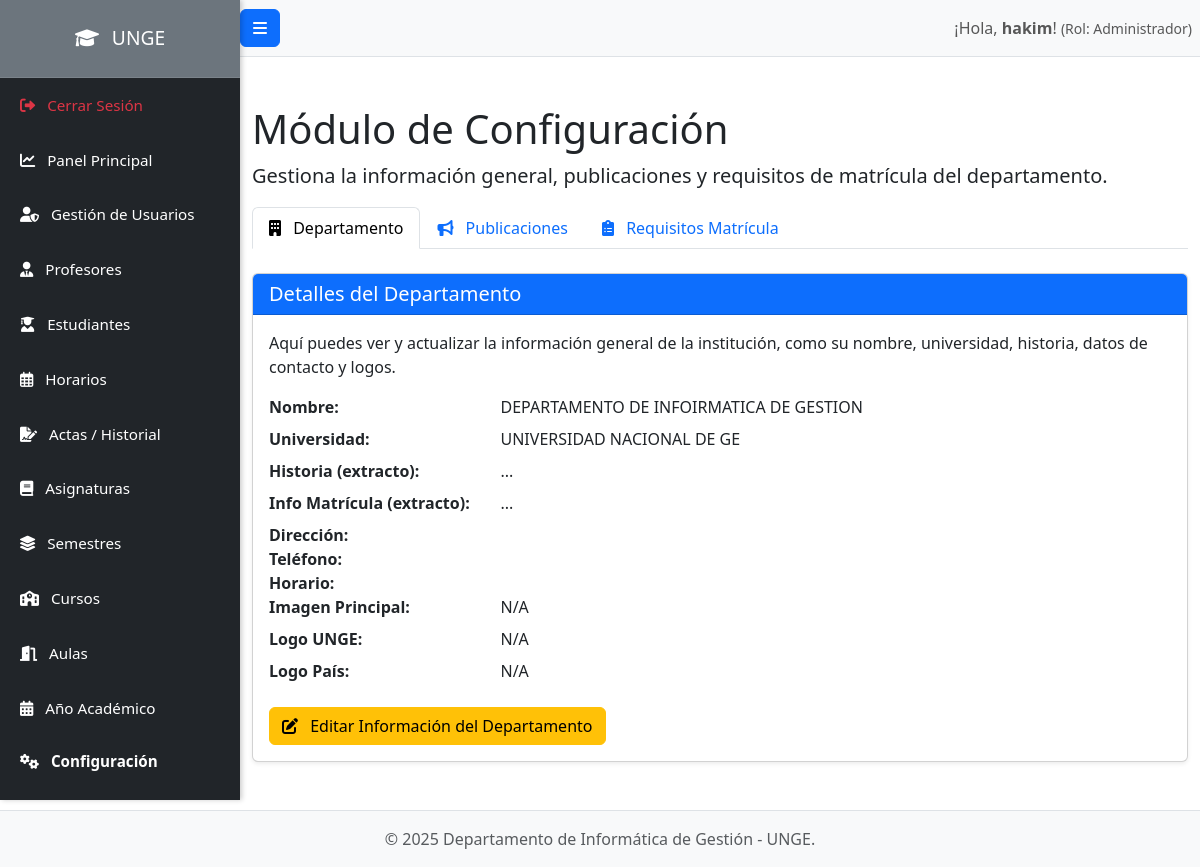
Before: /admin/configuracion.php (signed in) with the older database file.
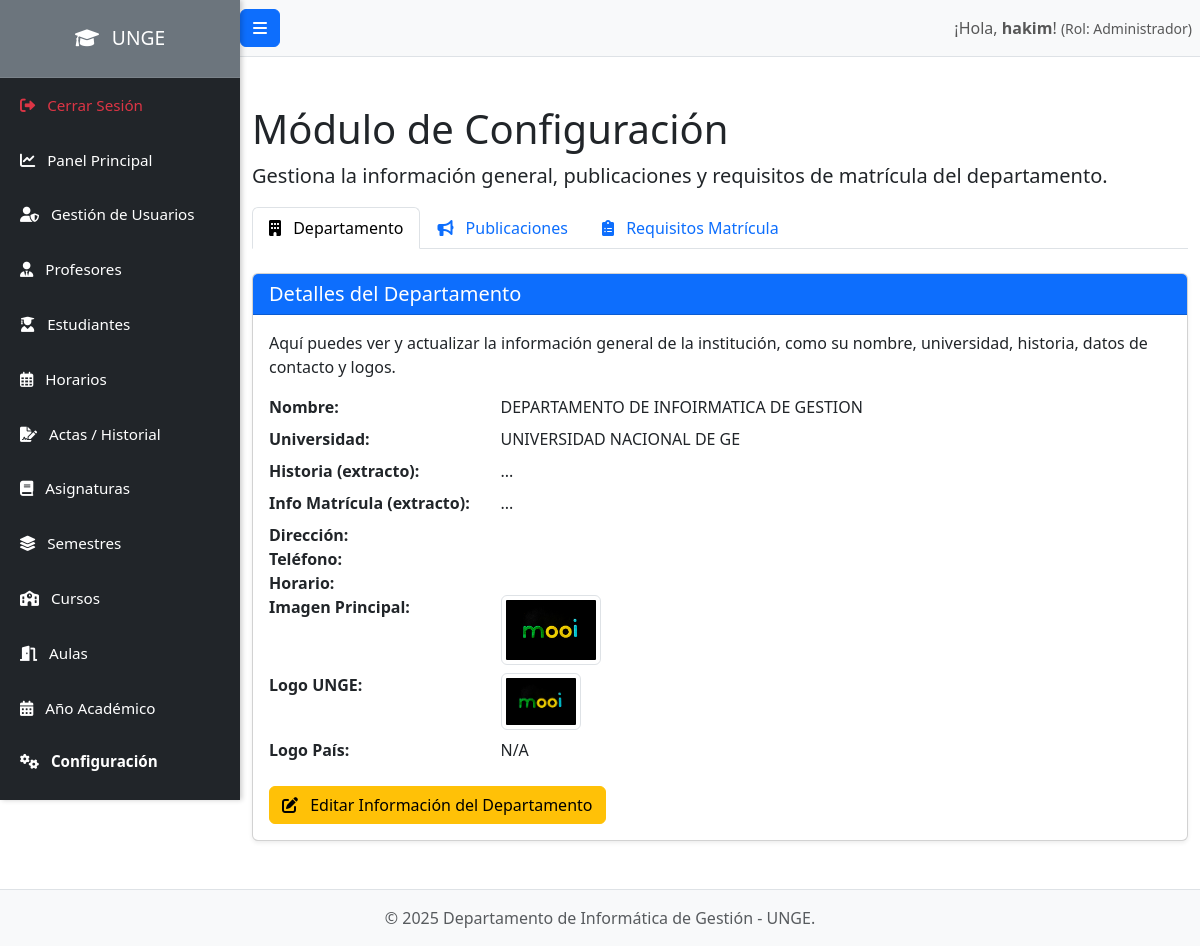
After: the same page with the newer database file.
### tables this page shows
CREATE TABLE `departamento` (
  `id_departamento` int(11) NOT NULL,
  `nombre` varchar(100) NOT NULL,
  `universidad` varchar(100) NOT NULL,
  `historia` text DEFAULT NULL,
  `imagen` text DEFAULT NULL,
  `logo_unge` text DEFAULT NULL,
  `logo_pais` text DEFAULT NULL,
  `info_matricula` text DEFAULT NULL,
  `direccion` varchar(200) DEFAULT NULL,
  `telefono` varchar(30) DEFAULT NULL,
  `horario` varchar(30) DEFAULT NULL
);

### admin/configuracion.php (the view, shortened to what this page needs)
<?php
require_once '../config/database.php';
$active_tab = 'departamento';
$departamento_data = [];
try {
    $stmt = $pdo->query("SELECT * FROM departamento LIMIT 1");
    $departamento_data = $stmt->fetch(PDO::FETCH_ASSOC);
} catch (PDOException $e) {
    set_flash_message('danger', 'Error al cargar la configuración del departamento: ' . $e->getMessage());
    error_log("PDOException al cargar departamento: " . $e->getMessage());
}
?>
<?php include '../includes/header.php'; ?>
            <h1 class="mt-4">Módulo de Configuración</h1>
            <p class="lead">Gestiona la información general, publicaciones y requisitos de matrícula del departamento.</p>
            <ul class="nav nav-tabs mb-4" id="configTabs" role="tablist">
                <li class="nav-item" role="presentation">
                    <button class="nav-link <?php echo ($active_tab == 'departamento') ? 'active' : ''; ?>" id="departamento-tab" data-bs-toggle="tab" data-bs-target="#departamento" type="button" role="tab" aria-controls="departamento" aria-selected="<?php echo ($active_tab == 'departamento') ? 'true' : 'false'; ?>">
                        <i class="fas fa-building me-2"></i> Departamento
                    </button>
                </li>
                <li class="nav-item" role="presentation">
                    <button class="nav-link <?php echo ($active_tab == 'publicaciones') ? 'active' : ''; ?>" id="publicaciones-tab" data-bs-toggle="tab" data-bs-target="#publicaciones" type="button" role="tab" aria-controls="publicaciones" aria-selected="<?php echo ($active_tab == 'publicaciones') ? 'true' : 'false'; ?>">
                        <i class="fas fa-bullhorn me-2"></i> Publicaciones
                    </button>
                </li>
                <li class="nav-item" role="presentation">
                    <button class="nav-link <?php echo ($active_tab == 'requisitos') ? 'active' : ''; ?>" id="requisitos-tab" data-bs-toggle="tab" data-bs-target="#requisitos" type="button" role="tab" aria-controls="requisitos" aria-selected="<?php echo ($active_tab == 'requisitos') ? 'true' : 'false'; ?>">
                        <i class="fas fa-clipboard-list me-2"></i> Requisitos Matrícula
                    </button>
                </li>
            </ul>
            <div class="tab-content" id="configTabsContent">
                <div class="tab-pane fade <?php echo ($active_tab == 'departamento') ? 'show active' : ''; ?>" id="departamento" role="tabpanel" aria-labelledby="departamento-tab">
                    <div class="card shadow-sm mb-4">
                        <div class="card-header bg-primary text-white">
                            <h5 class="mb-0">Detalles del Departamento</h5>
                        </div>
                        <div class="card-body">
                            <p>Aquí puedes ver y actualizar la información general de la institución, como su nombre, universidad, historia, datos de contacto y logos.</p>
                            <dl class="row">
                                <dt class="col-sm-3">Nombre:</dt><dd class="col-sm-9"><?php echo htmlspecialchars($departamento_data['nombre'] ?? 'N/A'); ?></dd>
                                <dt class="col-sm-3">Universidad:</dt><dd class="col-sm-9"><?php echo htmlspecialchars($departamento_data['universidad'] ?? 'N/A'); ?></dd>
                                <dt class="col-sm-3">Historia (extracto):</dt><dd class="col-sm-9"><?php echo htmlspecialchars(substr($departamento_data['historia'] ?? 'N/A', 0, 150)) . '...'; ?></dd>
                                <dt class="col-sm-3">Info Matrícula (extracto):</dt><dd class="col-sm-9"><?php echo htmlspecialchars(substr($departamento_data['info_matricula'] ?? 'N/A', 0, 150)) . '...'; ?></dd>
                                <dt class="col-sm-3">Dirección:</dt><dd class="col-sm-9"><?php echo htmlspecialchars($departamento_data['direccion'] ?? 'N/A'); ?></dd>
                                <dt class="col-sm-3">Teléfono:</dt><dd class="col-sm-9"><?php echo htmlspecialchars($departamento_data['telefono'] ?? 'N/A'); ?></dd>
                                <dt class="col-sm-3">Horario:</dt><dd class="col-sm-9"><?php echo htmlspecialchars($departamento_data['horario'] ?? 'N/A'); ?></dd>
                                <dt class="col-sm-3">Imagen Principal:</dt><dd class="col-sm-9"><?php echo !empty($departamento_data['imagen']) ? '<img src="../' . htmlspecialchars($departamento_data['imagen']) . '" class="img-thumbnail" style="max-width: 100px;">' : 'N/A'; ?></dd>
                                <dt class="col-sm-3">Logo UNGE:</dt><dd class="col-sm-9"><?php echo !empty($departamento_data['logo_unge']) ? '<img src="../' . htmlspecialchars($departamento_data['logo_unge']) . '" class="img-thumbnail" style="max-width: 80px;">' : 'N/A'; ?></dd>
                                <dt class="col-sm-3">Logo País:</dt><dd class="col-sm-9"><?php echo !empty($departamento_data['logo_pais']) ? '<img src="../' . htmlspecialchars($departamento_data['logo_pais']) . '" class="img-thumbnail" style="max-width: 80px;">' : 'N/A'; ?></dd>
                            </dl>
                            <button type="button" class="btn btn-warning" data-bs-toggle="modal" data-bs-target="#departamentoModal" id="editDepartamentoBtn"
                                data-nombre="<?php echo htmlspecialchars($departamento_data['nombre']); ?>"
                                data-universidad="<?php echo htmlspecialchars($departamento_data['universidad']); ?>"
                                data-historia="<?php echo htmlspecialchars($departamento_data['historia']); ?>"
                                data-info_matricula="<?php echo htmlspecialchars($departamento_data['info_matricula']); ?>"
                                data-direccion="<?php echo htmlspecialchars($departamento_data['direccion']); ?>"
                                data-telefono="<?php echo htmlspecialchars($departamento_data['telefono']); ?>"
                                data-horario="<?php echo htmlspecialchars($departamento_data['horario']); ?>"
                                data-imagen="<?php echo htmlspecialchars($departamento_data['imagen']); ?>"
                                data-logo_unge="<?php echo htmlspecialchars($departamento_data['logo_unge']); ?>"
                                data-logo_pais="<?php echo htmlspecialchars($departamento_data['logo_pais']); ?>">
                                <i class="fas fa-edit me-2"></i> Editar Información del Departamento
                            </button>
                        </div>
                    </div>
                </div>
            </div>
<?php include '../includes/footer.php'; ?>

### includes/header.php (shortened to what this page needs)
<!DOCTYPE html>
<html lang="es">
<head>
    <link rel="stylesheet" href="https://cdnjs.cloudflare.com/ajax/libs/font-awesome/6.0.0-beta3/css/all.min.css">
    <link href="../public/css/style.css" rel="stylesheet">
<link href="https://cdn.jsdelivr.net/npm/bootstrap@5.3.3/dist/css/bootstrap.min.css" rel="stylesheet">
<link href="https://cdn.jsdelivr.net/npm/bootstrap-icons@1.11.3/font/bootstrap-icons.css" rel="stylesheet">
</head>
<body>
    <div class="d-flex" id="wrapper">
        <div class="bg-dark border-right" id="sidebar-wrapper">
            <div class="sidebar-heading text-white bg-secondary py-4">
                <i class="fas fa-graduation-cap me-2"></i> UNGE
            </div>
            <div class="list-group list-group-flush">
                <?php
                $current_page = basename($_SERVER['PHP_SELF']);
                $current_folder = basename(dirname($_SERVER['PHP_SELF']));
                ?>
<a href="#" class="list-group-item list-group-item-action bg-dark text-danger" data-bs-toggle="modal" data-bs-target="#logoutConfirmModal">
    <i class="fas fa-sign-out-alt me-2"></i> Cerrar Sesión
</a>
                <?php if (isset($_SESSION['user_role'])): ?>
                    <?php if ($_SESSION['user_role'] === 'Administrador'): ?>
                        <a href="../admin/index.php" class="list-group-item list-group-item-action bg-dark text-white <?= ($current_page == 'index.php' && $current_folder == 'admin') ? 'active' : ''; ?>">
    <i class="fas fa-chart-line me-2"></i> Panel Principal
</a>
<a href="../admin/usuarios.php" class="list-group-item list-group-item-action bg-dark text-white <?= ($current_page == 'usuarios.php') ? 'active' : ''; ?>">
    <i class="fas fa-user-shield me-2"></i> Gestión de Usuarios
</a>
<a href="../admin/profesores.php" class="list-group-item list-group-item-action bg-dark text-white <?= ($current_page == 'profesores.php') ? 'active' : ''; ?>">
    <i class="fas fa-user-tie me-2"></i> Profesores
</a>
<a href="../admin/estudiantes.php" class="list-group-item list-group-item-action bg-dark text-white <?= ($current_page == 'estudiantes.php') ? 'active' : ''; ?>">
    <i class="fas fa-user-graduate me-2"></i> Estudiantes
</a>
<a href="../admin/horarios.php" class="list-group-item list-group-item-action bg-dark text-white <?= ($current_page == 'horarios.php') ? 'active' : ''; ?>">
    <i class="far fa-calendar-alt me-2"></i> Horarios
</a>
<a href="../admin/actas.php" class="list-group-item list-group-item-action bg-dark text-white <?= ($current_page == 'actas.php') ? 'active' : ''; ?>">
    <i class="fas fa-file-signature me-2"></i> Actas / Historial
</a>
<a href="../admin/asignaturas.php" class="list-group-item list-group-item-action bg-dark text-white <?= ($current_page == 'asignaturas.php') ? 'active' : ''; ?>">
    <i class="fas fa-book me-2"></i> Asignaturas
</a>
<a href="../admin/semestres.php" class="list-group-item list-group-item-action bg-dark text-white <?= ($current_page == 'semestres.php') ? 'active' : ''; ?>">
    <i class="fas fa-layer-group me-2"></i> Semestres
</a>
<a href="../admin/cursos.php" class="list-group-item list-group-item-action bg-dark text-white <?= ($current_page == 'cursos.php') ? 'active' : ''; ?>">
    <i class="fas fa-school me-2"></i> Cursos
</a>
<a href="../admin/aulas.php" class="list-group-item list-group-item-action bg-dark text-white <?= ($current_page == 'aulas.php') ? 'active' : ''; ?>">
    <i class="fas fa-door-open me-2"></i> Aulas
</a>
<a href="../admin/anios_academicos.php" class="list-group-item list-group-item-action bg-dark text-white <?= ($current_page == 'anios_academicos.php') ? 'active' : ''; ?>">
    <i class="fas fa-calendar-alt me-2"></i> Año Académico
</a>
<a href="../admin/configuracion.php" class="list-group-item list-group-item-action bg-dark text-white <?= ($current_page == 'configuracion.php') ? 'active' : ''; ?>">
    <i class="fas fa-cogs me-2"></i> Configuración
</a>
                    <?php endif; ?>
                <?php endif; ?>
            </div>
        </div>
        <div id="page-content-wrapper">
            <nav class="navbar navbar-expand-lg navbar-light bg-light border-bottom">
                <button class="btn btn-primary" id="menu-toggle"><i class="fas fa-bars"></i></button>
                <div class="collapse navbar-collapse" id="navbarSupportedContent">
                    <ul class="navbar-nav ms-auto mt-2 mt-lg-0">
                        <li class="nav-item active">
                            <span class="nav-link">
                                ¡Hola, <strong><?php echo htmlspecialchars($_SESSION['username'] ?? 'Invitado'); ?></strong>!
                                <small>(Rol: <?php echo htmlspecialchars($_SESSION['user_role'] ?? 'N/A'); ?>)</small>
                            </span>
                        </li>
                    </ul>
                </div>
            </nav>
            <div class="container-fluid py-4">

### includes/footer.php (shortened to what this page needs)
</div>
</div>
</div>
<footer class="footer mt-auto py-3 bg-light border-top">
    <div class="container text-center">
        <span class="text-muted">© <?php echo date('Y'); ?> Departamento de Informática de Gestión - UNGE.</span>
    </div>
</footer>
</body>
</html>

### public/css/style.css (style rules this page uses)
body { overflow-x: hidden; }
#wrapper { display: flex; }
#sidebar-wrapper { min-height: 100vh; margin-left: -15rem; transition: margin .25s ease-out; width: 15rem; position: fixed; z-index: 1000; top: 0; left: 0; box-shadow: 2px 0 5px rgba(0,0,0,0.2); }
#sidebar-wrapper .sidebar-heading { padding: 0.875rem 1.25rem; font-size: 1.2rem; color: #fff; text-align: center; border-bottom: 1px solid rgba(255, 255, 255, 0.1); }
#sidebar-wrapper .list-group { width: 15rem; }
#sidebar-wrapper .list-group-item { border: none; padding: 1rem 1.25rem; font-size: 0.95rem; color: #f8f9fa; }
#sidebar-wrapper .list-group-item.active { background-color: #007bff; color: #fff; font-weight: bold; border-radius: 0; }
#sidebar-wrapper .list-group-item.active i { color: #fff; }
#page-content-wrapper { min-width: 100vw; margin-left: 0; padding-left: 15rem; transition: margin .25s ease-out, padding-left .25s ease-out; }
@media (min-width: 768px) { #sidebar-wrapper { margin-left: 0; } }
@media (min-width: 768px) { #page-content-wrapper { min-width: 0; width: 100%; padding-left: 15rem; } }
body { display: flex; flex-direction: column; min-height: 100vh; }
.footer { position: relative; bottom: 0; width: 100%; }
#page-content-wrapper { flex-grow: 1; }
.card { border-radius: 0.5rem; border: none; }
.btn-primary { background-color: #007bff; border-color: #007bff; }
a { color: #007bff; }

Changed rows visible on the page:
changed departamento "DEPARTAMENTO DE INFOIRMATICA DE GESTION": imagen: picture added; logo_unge: picture added
Other visible differences:
text no longer shown: "N/A N/A"
